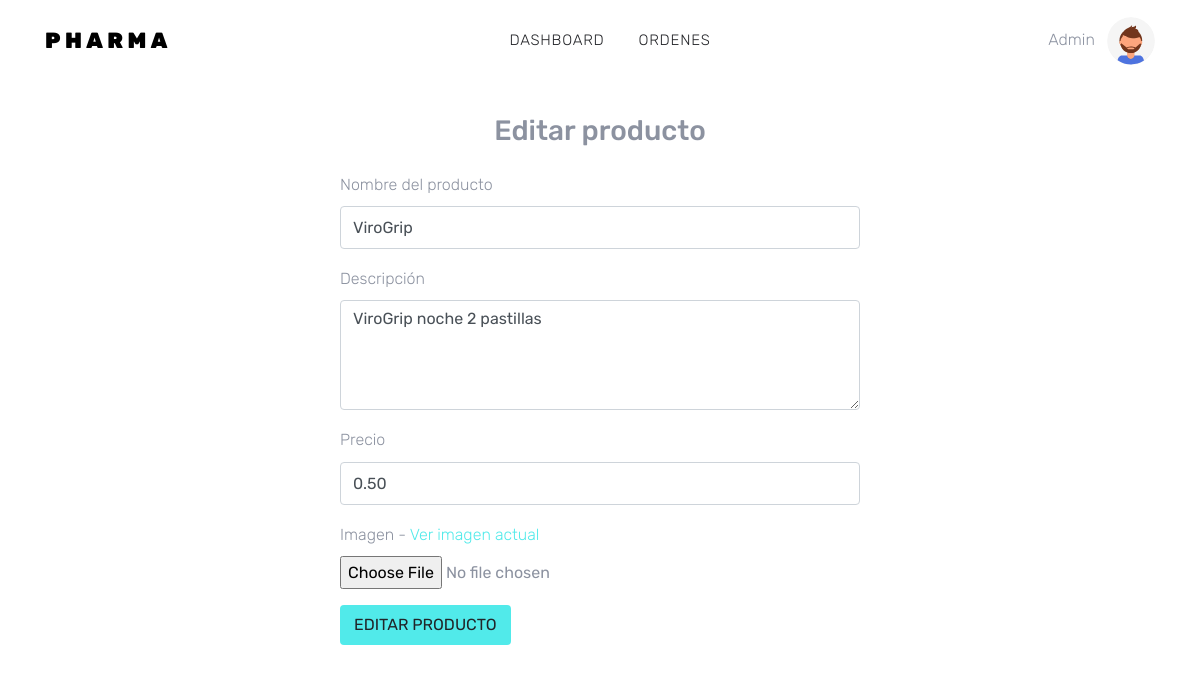
/pages/admin/editarProductos.php?id=2 (signed in), run on the app's committed database.
### tables this page shows
CREATE TABLE `productos` (
  `id` int NOT NULL AUTO_INCREMENT,
  `nombre` varchar(255) NOT NULL,
  `descripcion` text NOT NULL,
  `precio` decimal(10,2) NOT NULL,
  `imagen` varchar(255) NOT NULL,
  PRIMARY KEY (`id`)
);

### controllers/config/conexion.php (called while the page is built, shortened)
<?php
class conection
{
    private $server = "localhost";
    private $user = "root";
    private $password = "root";
    private $db_name = "farmacia";
    public $conection;
    public function __construct()
    {
        try {
            $this->conection = new PDO("mysql:host=$this->server; dbname=$this->db_name; charset=utf8mb4", $this->user, $this->password);
            $this->conection->setAttribute(PDO::ATTR_ERRMODE, PDO::ERRMODE_EXCEPTION);
        } catch (PDOException $e) {
            throw $e;
        }
    }
    public function consultar($sql)
    {
        $sentencia = $this->conection->prepare($sql);
        $sentencia->execute();
        return $sentencia->fetchAll();
    }
}
$conn = new conection();

### pages/admin/editarProductos.php (the view, shortened to what this page needs)
<?php
include_once('../../controllers/config/conexion.php');
if (isset($_GET['id']) && is_numeric($_GET['id'])) {
    $id_producto = $_GET['id'];
    $sql = "SELECT * FROM productos WHERE id = $id_producto";
    $datos = $conn->consultar($sql)[0];
} else {
    header("Location: ./index.php");
    exit();
}
?>
<!DOCTYPE html>
<html lang="en">
<head>
    <?php include_once("../../components/heads.php") ?>
</head>
<body id="page-top">
    <div class="site-wrap">
        <?php include_once("../../components/nav_admin.php") ?>
        <div class="d-flex flex-column justify-content-center align-items-center"
            style="max-width: 520px;margin: 0 auto;">
            <h1 class="h3 mb-4 text-gray-800">Editar producto</h1>
            <form style="width:100%" action="../../controllers/editarProducto.php?id=<?php echo $id_producto ?>"
                method="post" enctype="multipart/form-data">
                <div class="form-group">
                    <label for="nombre">Nombre del producto</label>
                    <input type="text" class="form-control" id="nombre" name="nombre"
                        value="<?php echo $datos['nombre']; ?>" required>
                </div>
                <div class="form-group">
                    <label for="descripcion">Descripción</label>
                    <textarea class="form-control" id="descripcion" name="descripcion" rows="4"
                        required><?php echo $datos['descripcion']; ?></textarea>
                </div>
                <div class="form-group">
                    <label for="precio">Precio</label>
                    <input max="99999999.99" type="number" class="form-control" id="precio" name="precio" step="0.01"
                        value="<?php echo $datos['precio']; ?>" required>
                </div>
                <div class="form-group">
                    <label for="imagen">Imagen - <a href="#" class="view-image-btn"
                            data-image="../../uploads/<?php echo $datos['imagen'] ?>">Ver imagen
                            actual</a></label>
                    <input type="file" class="form-control-file" id="imagen" name="imagen" accept="image/*">
                </div>
                <button type="submit" class="btn btn-primary">Editar Producto</button>
            </form>
        </div>
    </div>
</body>
</html>

### resources/css/style.css (style rules this page uses)
body { line-height: 1.7; color: #8c92a0; font-weight: 300; font-size: 16px; }
a { -webkit-transition: .3s all ease; -o-transition: .3s all ease; transition: .3s all ease; }
.site-wrap:before { -webkit-transition: .3s all ease-in-out; -o-transition: .3s all ease-in-out; transition: .3s all ease-in-out; background: rgba(0, 0, 0, 0.6); content: ""; position: absolute; z-index: 2000; top: 0; left: 0; right: 0; bottom: 0; opacity: 0; visibility: hidden; }
.btn { -webkit-transition: .3s all ease-in-out; -o-transition: .3s all ease-in-out; transition: .3s all ease-in-out; text-transform: uppercase; border-width: 2px; }
.form-control { height: 43px; }

### data on the page
productos: nombre "ViroGrip", descripcion "ViroGrip noche 2 pastillas", precio "0.50"

### other printed values
$_SESSION['name'] "Admin"
